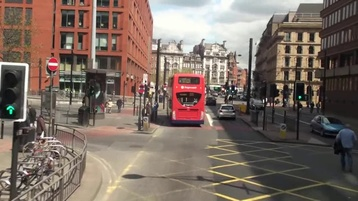
#> input picture base/mot_color70.jpg, 358 x 201 px, shrunk from 960 x 540 before the run
$ python problem2.py
#> lines starting #> are read from the running program, lines starting #| are printed output that depends on the picture
"""
문제 2: SIFT를 이용한 두 영상 간 특징점 매칭

"""

import cv2 as cv             # OpenCV 라이브러리 - SIFT 및 매칭 기능 제공
import matplotlib.pyplot as plt  # matplotlib - 매칭 결과 시각화 출력
import os                    # os - 파일 경로 처리

# ─────────────────────────────────────────────
# 1단계: 두 이미지 불러오기
# ─────────────────────────────────────────────
# 현재 스크립트 파일이 위치한 디렉토리의 절대 경로를 구함
script_dir = os.path.dirname(os.path.abspath(__file__))

# 과제에서 지정한 두 이미지 파일 경로 조합
# 이미지1: mot_color70.jpg (기준 이미지, Query Image)
# 이미지2: mot_color83.jpg (비교 대상 이미지, Train Image)
# ※ 과제에서 mot_color80.jpg라고 명시했으나 제공 파일은 mot_color83.jpg임
path1 = os.path.join(script_dir, '..', 'base', 'mot_color70.jpg')
path2 = os.path.join(script_dir, '..', 'base', 'mot_color83.jpg')

# cv.imread(): 이미지를 BGR 형식으로 읽어들임
img1_bgr = cv.imread(path1)   # 첫 번째 이미지 (mot_color70)
#> img1_bgr is the input picture: shape (201, 358, 3); mean B, G, R 98.4, 107.7, 123.1
img2_bgr = cv.imread(path2)   # 두 번째 이미지 (mot_color83)
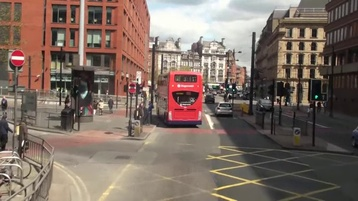
#> input picture base/mot_color83.jpg, 358 x 201 px, shrunk from 960 x 540 before the run
#> img2_bgr is the input picture: shape (201, 358, 3); mean B, G, R 99.1, 108.8, 125.7

# 이미지를 정상적으로 불러왔는지 확인
if img1_bgr is None:
    raise FileNotFoundError(f"이미지 파일을 찾을 수 없습니다: {path1}")
if img2_bgr is None:
    raise FileNotFoundError(f"이미지 파일을 찾을 수 없습니다: {path2}")

# cv.cvtColor(): BGR → RGB 변환 (matplotlib 시각화용)
img1_rgb = cv.cvtColor(img1_bgr, cv.COLOR_BGR2RGB)
img2_rgb = cv.cvtColor(img2_bgr, cv.COLOR_BGR2RGB)

# cv.cvtColor(): BGR → Grayscale 변환 (SIFT 특징점 검출용)
img1_gray = cv.cvtColor(img1_bgr, cv.COLOR_BGR2GRAY)
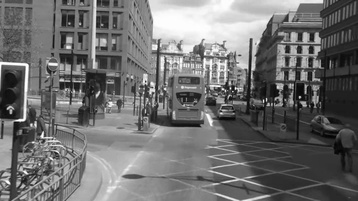
#> img1_gray: shape (201, 358); min 1, max 255, mean 111.3
img2_gray = cv.cvtColor(img2_bgr, cv.COLOR_BGR2GRAY)
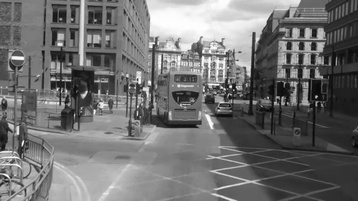
#> img2_gray: shape (201, 358); min 1, max 255, mean 112.8

print(f"[정보] 이미지1 로드 완료: {path1} | 크기: {img1_bgr.shape[:2]}")
#| [정보] 이미지1 로드 완료: Problem_2/../base/mot_color70.jpg | 크기: (201, 358)
print(f"[정보] 이미지2 로드 완료: {path2} | 크기: {img2_bgr.shape[:2]}")
#| [정보] 이미지2 로드 완료: Problem_2/../base/mot_color83.jpg | 크기: (201, 358)

# ─────────────────────────────────────────────
# 2단계: SIFT 특징점 검출 및 디스크립터 추출
# ─────────────────────────────────────────────
# cv.SIFT_create(): SIFT 검출기 초기화 (nfeatures=0 → 제한 없이 모든 특징점 검출)
sift = cv.SIFT_create(nfeatures=0)  # nfeatures=0이면 검출 개수 제한 없음

# detectAndCompute(): 두 이미지에 각각 특징점 검출 + 디스크립터 추출
# keypoints1, descriptors1: 이미지1의 특징점과 128차원 기술자(descriptor) 행렬
# keypoints2, descriptors2: 이미지2의 특징점과 128차원 기술자(descriptor) 행렬
keypoints1, descriptors1 = sift.detectAndCompute(img1_gray, None)
#> keypoints1 = 797 keypoints; strongest (x, y, size): (20, 120, 2.3), (42, 136, 2.4), (8, 182, 2.1), (97, 95, 2.2)
keypoints2, descriptors2 = sift.detectAndCompute(img2_gray, None)
#> keypoints2 = 778 keypoints; strongest (x, y, size): (230, 86, 1.8), (316, 97, 1.8), (149, 82, 2.5), (83, 95, 3.3)

print(f"[결과] 이미지1 특징점 수: {len(keypoints1)}개")
#| [결과] 이미지1 특징점 수: 797개
print(f"[결과] 이미지2 특징점 수: {len(keypoints2)}개")
#| [결과] 이미지2 특징점 수: 778개

# ─────────────────────────────────────────────
# 3단계: BFMatcher + Lowe's Ratio Test로 특징점 매칭
# ─────────────────────────────────────────────
# cv.BFMatcher(): Brute-Force Matcher - 모든 특징점 쌍의 거리를 계산하여 가장 가까운 것을 매칭
# cv.NORM_L2: L2(유클리드) 거리를 사용 (SIFT 디스크립터는 실수형이므로 L2 사용)
# crossCheck=False: 양방향 확인 비활성화 → knnMatch()와 함께 사용하기 위해 False로 설정
bf = cv.BFMatcher(cv.NORM_L2, crossCheck=False)

# knnMatch(): k-최근접 이웃 매칭 수행
# k=2 → 각 특징점에 대해 가장 가까운 2개의 이웃을 반환
# 반환값: DMatch 객체 쌍의 리스트 [[ best_match, second_best_match ], ...]
raw_matches = bf.knnMatch(descriptors1, descriptors2, k=2)
#> raw_matches = 797 matches

print(f"[매칭] 초기 매칭 쌍 수: {len(raw_matches)}개")
#| [매칭] 초기 매칭 쌍 수: 797개

# ─────────────────────────────────────────────
# 4단계: Lowe's Ratio Test로 좋은 매칭점만 선별
# ─────────────────────────────────────────────
# Lowe's Ratio Test: 최근접 이웃과 두 번째 이웃의 거리 비율을 비교
# 비율이 낮을수록 고유한 매칭 (다른 후보와 명확히 구분됨)
# 임계값 0.75: 비율이 0.75 미만인 경우에만 좋은 매칭으로 수락
RATIO_THRESHOLD = 0.75  # 비율 임계값 (논문에서 권장: 0.7~0.8)

good_matches = []  # 선별된 좋은 매칭점을 담을 리스트

for m, n in raw_matches:
    # m: 가장 가까운 이웃 (최근접 매칭)
    # n: 두 번째로 가까운 이웃
    # m.distance / n.distance 비율이 임계값보다 낮으면 신뢰할 수 있는 매칭으로 판단
    if m.distance < RATIO_THRESHOLD * n.distance:
        good_matches.append(m)  # 비율 조건을 통과한 매칭점 추가
#> after the loop, good_matches = 209 matches

print(f"[필터링] Ratio Test 후 좋은 매칭 수: {len(good_matches)}개 (임계값: {RATIO_THRESHOLD})")
#| [필터링] Ratio Test 후 좋은 매칭 수: 209개 (임계값: 0.75)

# ─────────────────────────────────────────────
# 5단계: 매칭 결과 시각화
# ─────────────────────────────────────────────
# cv.drawMatches(): 두 이미지의 대응하는 특징점들 간에 선을 그어 매칭 시각화
# img1_rgb, keypoints1: 첫 번째 이미지와 그 특징점 리스트
# img2_rgb, keypoints2: 두 번째 이미지와 그 특징점 리스트
# good_matches: 시각화할 매칭 리스트
# None: 출력 이미지 (None → 자동 생성)
# flags=cv.DrawMatchesFlags_NOT_DRAW_SINGLE_POINTS: 매칭되지 않은 단독 특징점은 표시 안 함
img_matches = cv.drawMatches(
    img1_rgb, keypoints1,   # 이미지1 + 특징점
    img2_rgb, keypoints2,   # 이미지2 + 특징점
    good_matches,           # 시각화할 매칭 리스트
    None,                   # 출력 이미지 (None → 새로 생성)
    flags=cv.DrawMatchesFlags_NOT_DRAW_SINGLE_POINTS  # 매칭 안된 점 숨김
)
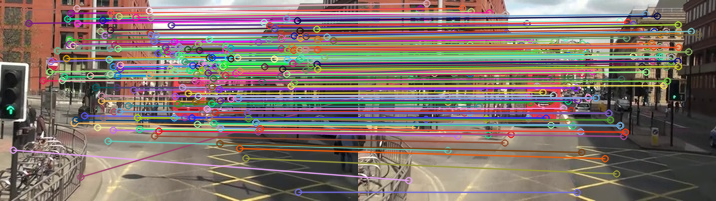
#> img_matches: shape (201, 716, 3); mean R, G, B 129.1, 114.2, 107.2

# matplotlib으로 매칭 결과 출력
plt.figure(figsize=(18, 6))  # 두 이미지를 나란히 보기 위해 가로로 넓게 설정
plt.suptitle(
    f'Problem 2: SIFT 특징점 매칭 결과\n'
    f'mot_color70.jpg ↔ mot_color83.jpg | '
    f'매칭 수: {len(good_matches)}개 (Ratio Test: {RATIO_THRESHOLD})',
    fontsize=13, fontweight='bold'
)
plt.imshow(img_matches)    # 매칭 선이 그려진 이미지 출력
plt.axis('off')            # 축(눈금) 제거
plt.tight_layout()         # 여백 자동 조정

# ─────────────────────────────────────────────
# 6단계: 결과 이미지 저장 및 화면 출력
# ─────────────────────────────────────────────
# 결과 이미지를 저장할 output 폴더 생성 (없으면 자동 생성)
output_dir = os.path.join(script_dir, 'output')
os.makedirs(output_dir, exist_ok=True)  # exist_ok=True → 이미 있어도 오류 없음

# 매칭 결과 이미지 파일 경로
output_path = os.path.join(output_dir, 'problem2_result.png')

# plt.savefig(): 현재 figure를 파일로 저장 (dpi=150 → 해상도 설정)
plt.savefig(output_path, dpi=150, bbox_inches='tight')
print(f"[저장] 결과 이미지 저장 완료: {output_path}")

# plt.show(): 화면에도 팝업 창으로 표시 (GUI 환경에서 동작)
plt.show()

# ─────────────────────────────────────────────
# 7단계: 상위 10개 매칭 정보 출력 (분석용)
# ─────────────────────────────────────────────
# 매칭 결과를 거리 기준으로 오름차순 정렬 (거리가 작을수록 좋은 매칭)
good_matches_sorted = sorted(good_matches, key=lambda x: x.distance)
#> good_matches_sorted = 209 matches

print("\n[매칭 상위 10개 정보 (거리 기준 오름차순)]")
print(f"{'순번':<5} {'이미지1 특징점 인덱스':>20} {'이미지2 특징점 인덱스':>20} {'매칭 거리':>12}")
print("-" * 60)
for i, match in enumerate(good_matches_sorted[:10]):  # 상위 10개 출력
    # match.queryIdx: 이미지1에서의 특징점 인덱스
    # match.trainIdx: 이미지2에서의 특징점 인덱스
    # match.distance: 두 특징점 디스크립터 간의 L2 거리 (낮을수록 더 유사)
    print(f"{i+1:<5} {match.queryIdx:>20} {match.trainIdx:>20} {match.distance:>12.2f}")
#> this loop made 10 passes
#| 1                      470                  455        28.50
#| 2                      456                  442        29.88
#| 3                      462                  448        32.20
#| 4                      457                  443        33.42
#| 5                      458                  444        37.68
#| 6                      701                  710        40.42
#| 7                      442                  425        41.36
#| 8                      703                  712        48.21
#> (further printed lines are left out)
